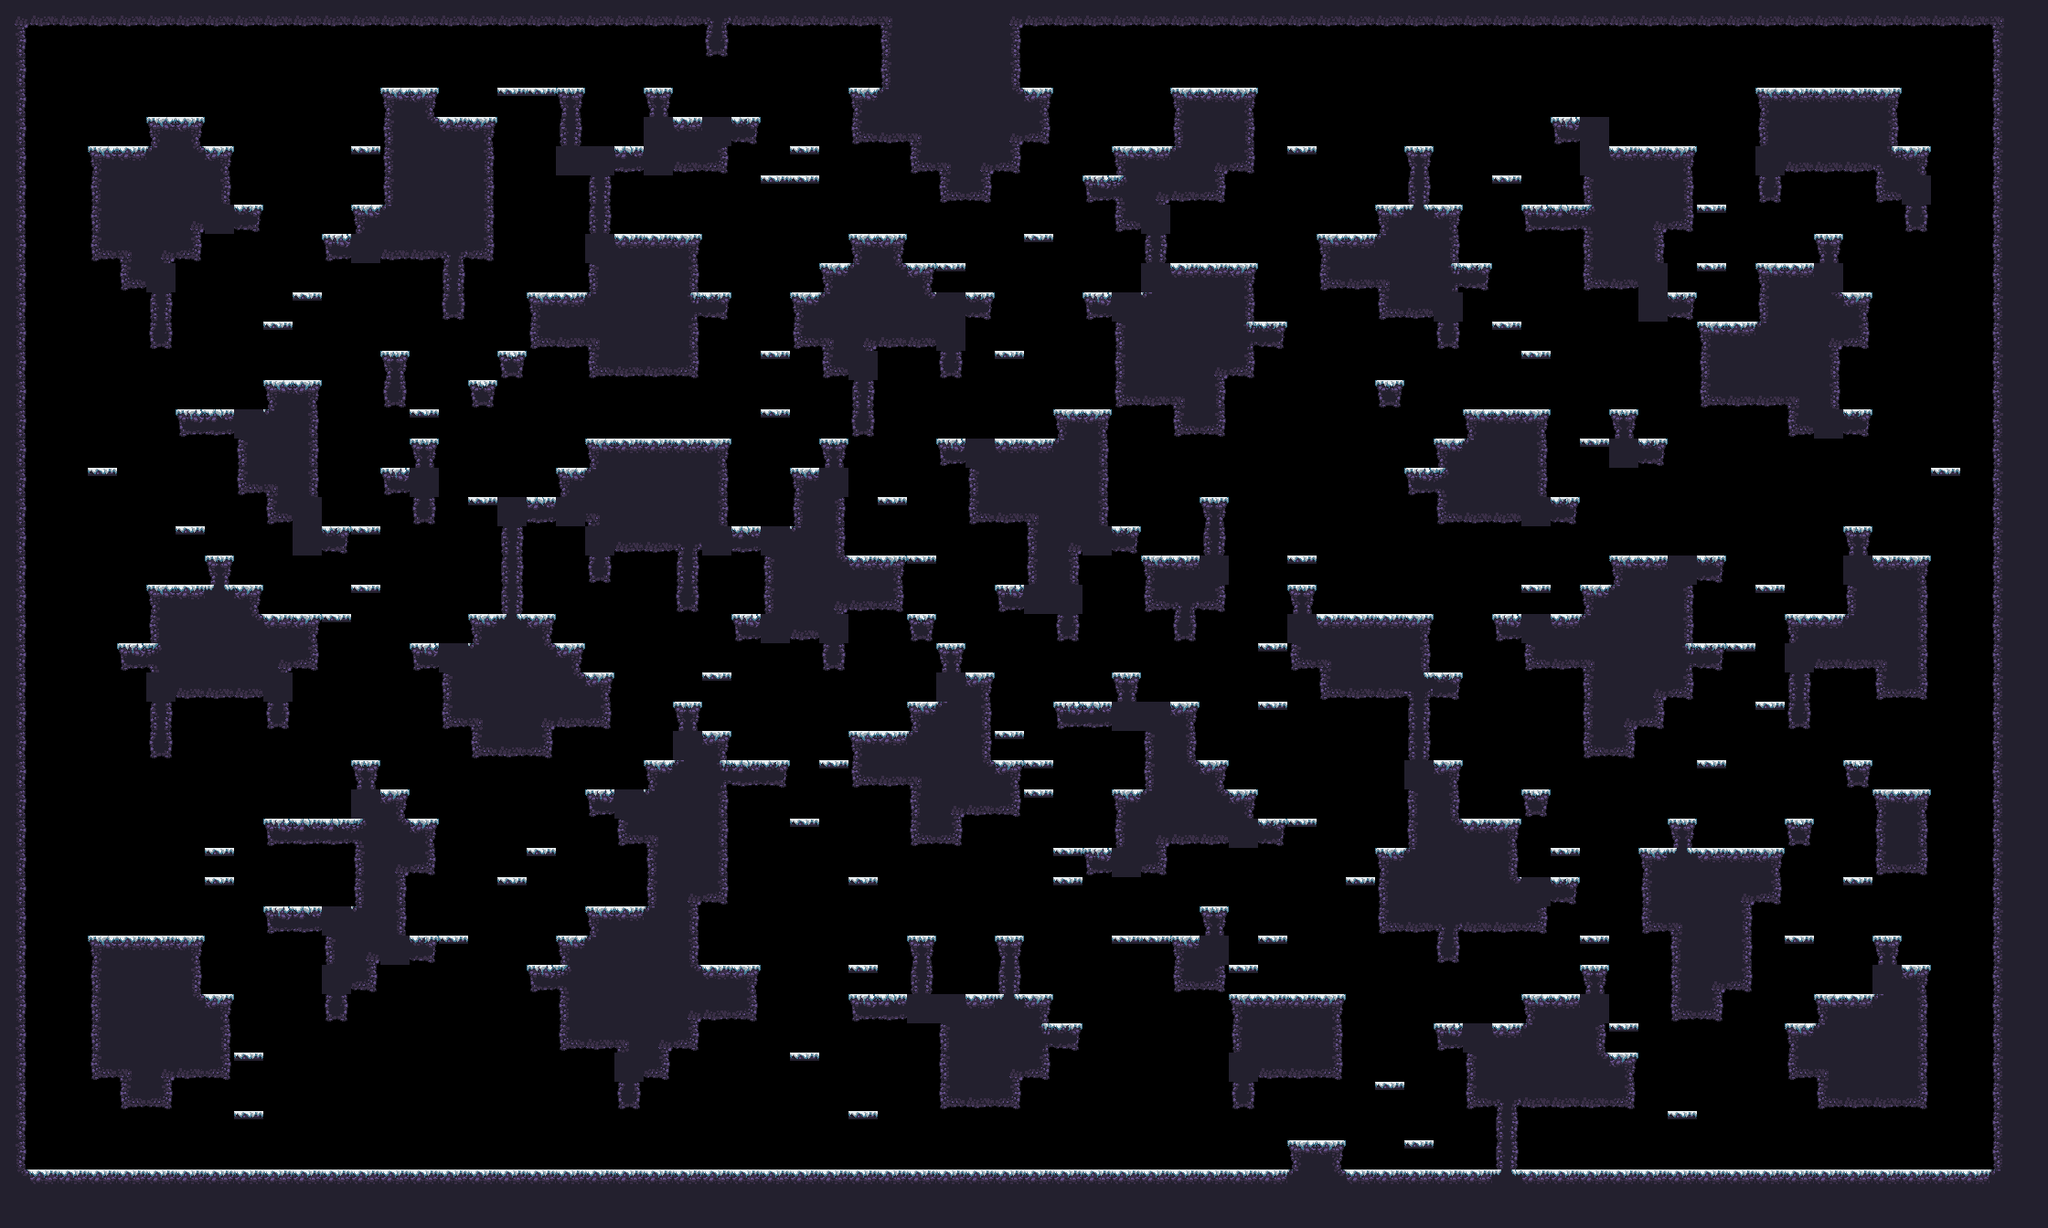

A 2D game scene composited from a Tiled map and its tileset images. What follows is a short description and the map's XML, with each tile layer's data collapsed to a summary:
An orthogonal 70x42 tile map with 32x32 px tiles, 1 tile layer (main) and 17 objects (9x spawn, spawnPlayer0, spawnCrown0, spawnPlayer1, spawnCrown1, ...).

<map compressionlevel="0" height="42" infinite="0" nextlayerid="3" nextobjectid="4" orientation="orthogonal" renderorder="right-down" tiledversion="1.3.2" tileheight="32" tilewidth="32" version="1.2" width="70">
 <tileset firstgid="1" source="forest_winter_tile_set.tsx" />
 <layer height="42" id="1" name="main" width="70">
  <data>[2940 cells, 1242 non-empty, 27 distinct tile ids]</data>
 </layer>
 <objectgroup id="2" name="objects"><object id="1" name="spawnPlayer0" x="96" y="112.0" /><object id="2" name="spawnCrown0" x="192" y="80.0" /><object id="3" name="spawnPlayer1" x="1824" y="112.0" /><object id="4" name="spawnCrown1" x="2048" y="272.0" /><object id="5" name="spawnPlayer2" x="224" y="1232.0" /><object id="6" name="spawnCrown2" x="96" y="1232.0" /><object id="7" name="spawnPlayer3" x="1920" y="1232.0" /><object id="8" name="spawnCrown3" x="2144" y="1232.0" /><object id="9" name="spawn" x="1632" y="400.0" /><object id="10" name="spawn" x="1920" y="1232.0" /><object id="11" name="spawn" x="1248" y="1232.0" /><object id="12" name="spawn" x="544" y="336.0" /><object id="13" name="spawn" x="960" y="1040.0" /><object id="14" name="spawn" x="1856" y="560.0" /><object id="15" name="spawn" x="1792" y="112.0" /><object id="16" name="spawn" x="832" y="1232.0" /><object id="17" name="spawn" x="1184" y="272.0" /></objectgroup></map>
